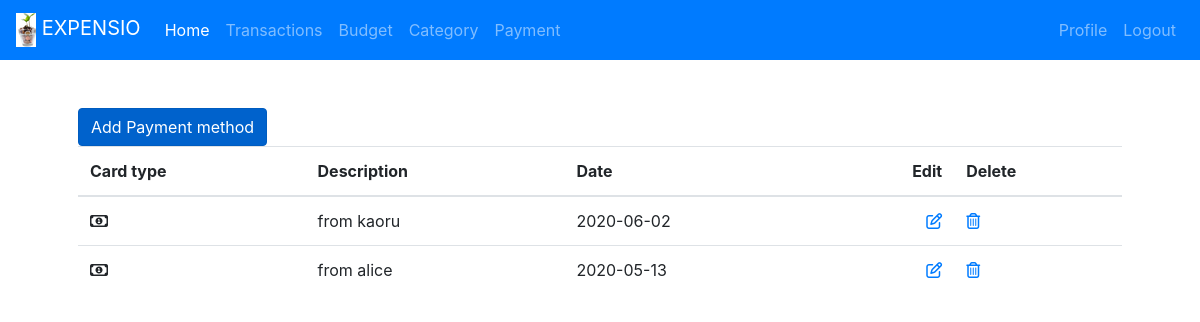
The app's page /payment/ (signed in), older data.
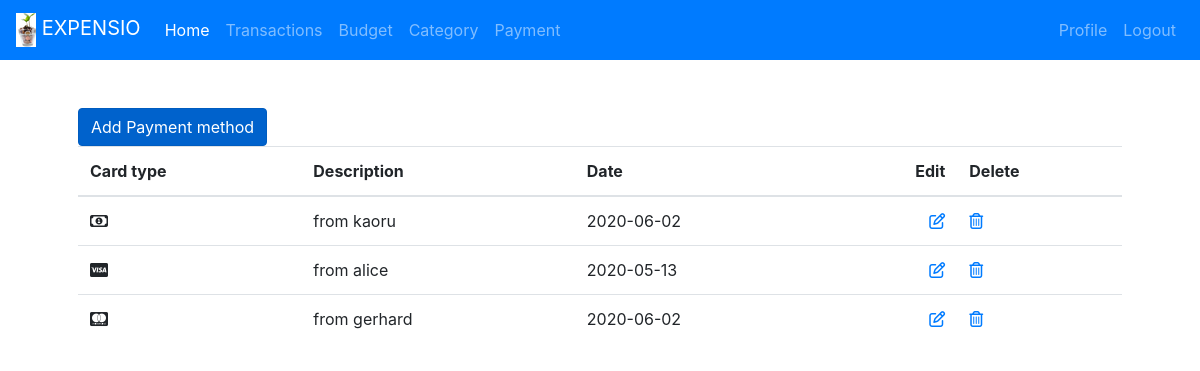
The same page, newer data.
### payment/models.py (models this page shows, shortened)
class Payment(models.Model):
    VISA = "VISA"
    MASTERCARD = "MASTERCARD"
    CASH = "CASH"
    PAYMENT_TYPE = [
        (CASH, "Cash"),
        (VISA, "Visa"),
        (MASTERCARD, "Mastercard"),
    ]
    type = models.CharField(max_length=50, choices=PAYMENT_TYPE, default=CASH,)
    date = models.DateTimeField()
    description = models.CharField(max_length=100, default="")
    user = models.ForeignKey("auth.User", on_delete=models.CASCADE)

### payment/views.py (the view)
# urls.py: path("", PaymentListView.as_view(), name="payment"),
class PaymentListView(ListView):
    model = Payment
    template_name = "payment.html"
    def get_queryset(self):
        return Payment.objects.filter(user=self.request.user)

### payment/templates/payment.html
{% extends 'base.html' %}
{% block content %}
    <a href="/payment/add" class="btn btn-primary active" role="button" aria-pressed="true">Add Payment method</a>
    <br>
    <table class="table">
        <thead>
            <tr>
                <th scope="col">Card type</th>
                <th scope="col">Description</th>
                <th scope="col">Date</th>
                <th scope="col" class="text-right">Edit</th>
                <th scope="col">Delete</th>
            </tr>
        </thead>
        <tbody>
            {% for payment in object_list %}
                <tr>
                    {% if payment.type == 'CASH'%}
                        <td><i class="far fa-money-bill-alt"></i></td>
                    {% elif payment.type == 'VISA' %}
                        <td><i class="fab fa-cc-visa"></i></td>
                    {% elif payment.type == 'MASTERCARD' %}
                        <td><i class="fab fa-cc-mastercard"></i></td>
                    {% endif %}
                    <td>{{ payment.description }}</td>
                    <td>{{ payment.date | date:"Y-m-d" }}</td>
                    <td class="text-right">
                        <a href="{{ payment.id  }}/edit">
                            <i class="far fa-edit"></i>
                        </a>
                    </td>
                    <td>
                        <a href="{{ payment.id  }}/delete">
                            <i class="far fa-trash-alt"></i>
                        </a>
                    </td>
                </tr>
            {% endfor %}
        </tbody>
    </table>
{% endblock content %}

Row changes from the older to the newer data that the page shows:
changed Payment "from alice": type "CASH" → "VISA" (drawn)
added Payment: type "MASTERCARD" (drawn), description "from gerhard", date "2020-06-02"
